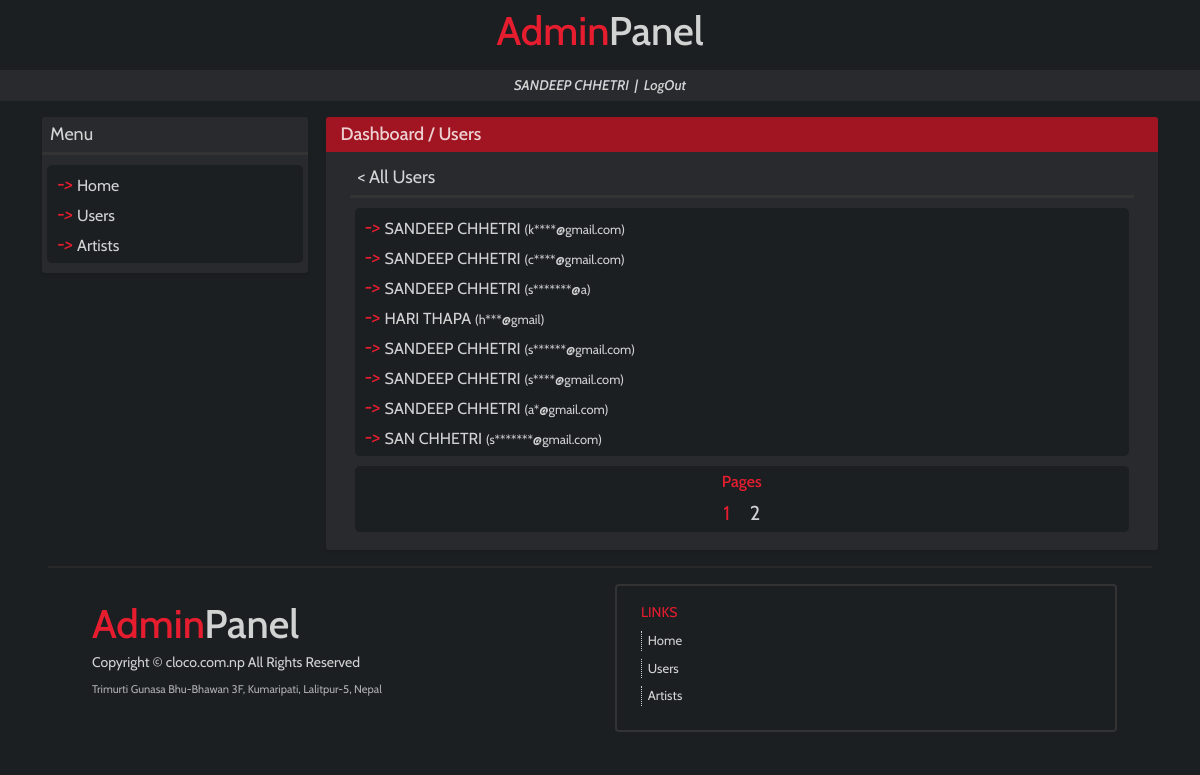
Page /dashboard/users/all/ (signed in) on the committed database.
### accounts/models.py (models this page shows)
class User(AbstractUser):
    GENDER_CHOICES = (
        ('M', 'Male'),
        ('F', 'Female'),
        ('O', 'Other'),
    )
    username = None
    first_name = models.CharField(max_length=20)
    last_name = models.CharField(max_length=20)
    email = models.EmailField(unique=True)
    password = models.CharField(max_length=40)
    phone = models.CharField(max_length=20, unique=True)
    dob = models.DateField(null=True, blank=True)
    gender = models.CharField(max_length=1, choices=GENDER_CHOICES)
    address = models.CharField(max_length=50)
    created_at = models.DateTimeField(auto_now_add=True)
    updated_at = models.DateTimeField(auto_now=True)
    USERNAME_FIELD = 'email'
    REQUIRED_FIELDS = ['phone']
    objects = UserManager()

### musicRecord/usersViews.py (the view)
# urls.py: path('users/all/',usersViews.show_all_users, name='allusers'),
def show_all_users(request):
    if not request.user.is_authenticated:
        return redirect('/')
    else:
        try:
            page = int(request.GET.get('page'))
        except:
            page = 1
        page_end = page*8
        page_start = page_end - 8
        users = User.objects.raw('select * from accounts_User order by created_at desc')
        hiddenemails = []
        for user in users:
            emlen = len(user.email.split('@')[0])
            star = '*'*(emlen-1)
            hiddenemails.append(user.email.split('@')[0][:1]+star+'@'+user.email.split('@')[1])
        newlist = []
        for user, hiddenemail in zip(users, hiddenemails):
            newlist.append((user, hiddenemail))
        pages = int(len(users)/8)
        if len(users)%8 != 0:
            pages = pages+1
        return render(request, 'users/allusers.html',{'user_name':user_name(request), 'user_pk':request.user.id, 'users':newlist[page_start:page_end], 'pages':range(1,pages+1), 'page':page})

### musicRecord/usersViews.py (called while the page is built)
def user_name(request):
    return request.user.first_name.upper()+' '+request.user.last_name.upper()

### templates/users/allusers.html (shortened to what this page needs)
{% extends 'base.html' %}
{% block content %}
<div class="row mb-3">
    <div class="d-none d-lg-block col-sm-12 col-lg-3 px-4">
        <div class="row mb-3 main-box">
            <div class="sidebox-text px-2 py-1 mb-0">
              Menu
            </div>
            <div class="col-12 mt-0 pt-0" style="background:#333; height:3px;">
            </div>
            <div class="col-12 sidebox-menus">
              <div class="row sidebox-menu py-1">
                <div class="col-12 p-0 m-0" style="color:#e61d2f;">
                    <i>-> </i>
                      <a class="menu-options" href="{% url 'dashboard' %}">Home</a>
                    <br>
                </div>
                <div class="col-12 p-0 m-0" style="color:#e61d2f;">
                    <i>-> </i>
                      <a class="menu-options {% if activetab == 'users' %}activetab{% endif %}" href="{% url 'users' %}">Users</a>
                    <br>
                </div>
                <div class="col-12 p-0 m-0" style="color:#e61d2f;">
                    <i>-> </i>
                      <a class="menu-options" href="{% url 'artists' %}">Artists</a>
                    <br>
                </div>
              </div>
            </div>
        </div>
    </div>
    <div class="col-sm-12 col-lg-9 px-4">
        <div class="row main-box">
            <div class="col-12 box-top py-1">
                <a class="link" href="{% url 'dashboard' %}">Dashboard</a> / <a class="link" href="{% url 'users' %}">Users</a>
            </div>
            <div class="col-12 box-content px-0 px-lg-4">
                <div class="mt-2 pb-2">
                    <div class="sidebox-text px-2 py-1 mb-0">
                        <a href="{% url 'users' %}" class="link">< All Users</a>
                    </div>
                    <div class="col-12 mt-0 pt-0" style="background:#333; height:3px;">
                    </div>
                    <div class="col-12 sidebox-menus">
                        <div class="row sidebox-menu py-1">
                            {% for user in users %}
                            <div class="col-12 p-0 m-0" style="color:#e61d2f;">
                                <i>-> </i>
                                <a class="menu-options" href="{% url 'users' %}{{user.0.id}}?page={{page}}">{{user.0.first_name.upper}} {{user.0.last_name.upper}} <span class="small">({{user.1}})</span></a>
                                <br>
                            </div>
                            {% endfor %}
                        </div>
                        <div class="row sidebox-menu py-1">
                            <div class="col mx-2">
                                <div class="row">
                                  <div class="col-12 d-flex justify-content-center mb-1">
                                    <span style="font-size:16px; color:#e61d2f; font-weight:500;">
                                      Pages
                                    </span>
                                  </div>
                                </div>
                                <div class="row">
                                  <div class="col-12 d-flex justify-content-center">
                                    {% for p in pages %}
                                      <div class="">
                                        <a class="link pagesnav {% if page == p %}activetab{% endif %}" href="{% url 'allusers' %}?page={{p}}">
                                          <span class="unselectable" style="font-size:20px;">{{p}}</span>
                                        </a>
                                      </div>
                                    {% endfor %}
                                  </div>
                                </div>
                            </div>
                        </div>
                    </div>
                </div>
            </div>
        </div>
    </div>
{% endblock %}

### rows in the picture
User: first_name "SANDEEP", last_name "CHHETRI", user "k****@gmail.com"
User: first_name "SANDEEP", last_name "CHHETRI", user "c****@gmail.com"
User: first_name "SANDEEP", last_name "CHHETRI", user "s*******@a"
User: first_name "HARI", last_name "THAPA", user "h***@gmail"
User: first_name "SANDEEP", last_name "CHHETRI", user "s******@gmail.com"
User: first_name "SANDEEP", last_name "CHHETRI", user "s****@gmail.com"
User: first_name "SANDEEP", last_name "CHHETRI", user "a*@gmail.com"
User: first_name "SAN", last_name "CHHETRI", user "s*******@gmail.com"

### other values in the picture
{{ user_name }} "SANDEEP CHHETRI"
{{ p }} "1" "2"
